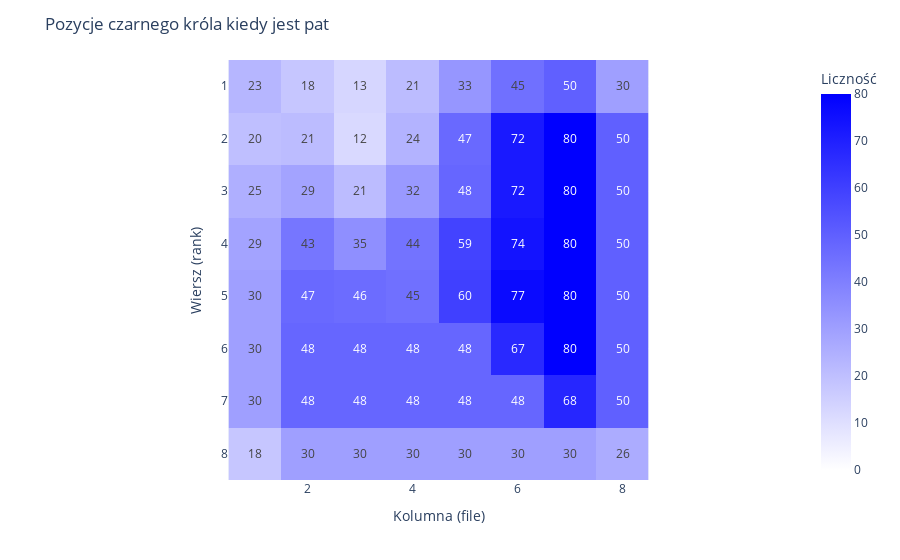

Source (notebook cell):
### Code cell
draws = df.loc[df["white_depth_of_win"]==-1, :]
draw_counts = draws.groupby(["black_king_rank", "black_king_file"]).agg("size")
heat2 = draw_counts.unstack(fill_value=0).reindex(index = range(1, 9), columns = range(1, 9), fill_value = 0)

arr = heat2.to_numpy()
vmin = 0
vmax = int(arr.max())

fig = px.imshow(
    heat2,
    text_auto = True,
    labels=dict(x="Kolumna (file)", y="Wiersz (rank)", color="Liczność"),
    color_continuous_scale=[(0.0, "white"), (1.0, "blue")],
    range_color=(vmin, vmax)
)
fig.update_layout(title="Pozycje czarnego króla kiedy jest pat")

fig.show()

### Figure 1 — Plotly figure (JSON) as saved in the notebook; plotly's stock layout.template omitted (floating-point values rounded to 4 significant figures)
{"data": [{"coloraxis": "coloraxis", "hovertemplate": "Kolumna (file): %{x}<br>Wiersz (rank): %{y}<br>Liczność: %{z}<extra></extra>", "name": "0", "texttemplate": "%{z}", "type": "heatmap", "x": [1, 2, 3, 4, 5, 6, 7, 8], "xaxis": "x", "y": [1, 2, 3, 4, 5, 6, 7, 8], "yaxis": "y", "z": [[23, 18, 13, 21, 33, 45, 50, 30], [20, 21, 12, 24, 47, 72, 80, 50], [25, 29, 21, 32, 48, 72, 80, 50], [29, 43, 35, 44, 59, 74, 80, 50], [30, 47, 46, 45, 60, 77, 80, 50], [30, 48, 48, 48, 48, 67, 80, 50], [30, 48, 48, 48, 48, 48, 68, 50], [18, 30, 30, 30, 30, 30, 30, 26]]}], "layout": {"coloraxis": {"cmax": 80, "cmin": 0, "colorbar": {"title": {"text": "Liczność"}}, "colorscale": [[0, "white"], [1, "blue"]]}, "margin": {"t": 60}, "title": {"text": "Pozycje czarnego króla kiedy jest pat"}, "xaxis": {"anchor": "y", "constrain": "domain", "domain": [0, 1], "scaleanchor": "y", "title": {"text": "Kolumna (file)"}}, "yaxis": {"anchor": "x", "autorange": "reversed", "constrain": "domain", "domain": [0, 1], "title": {"text": "Wiersz (rank)"}}}}
